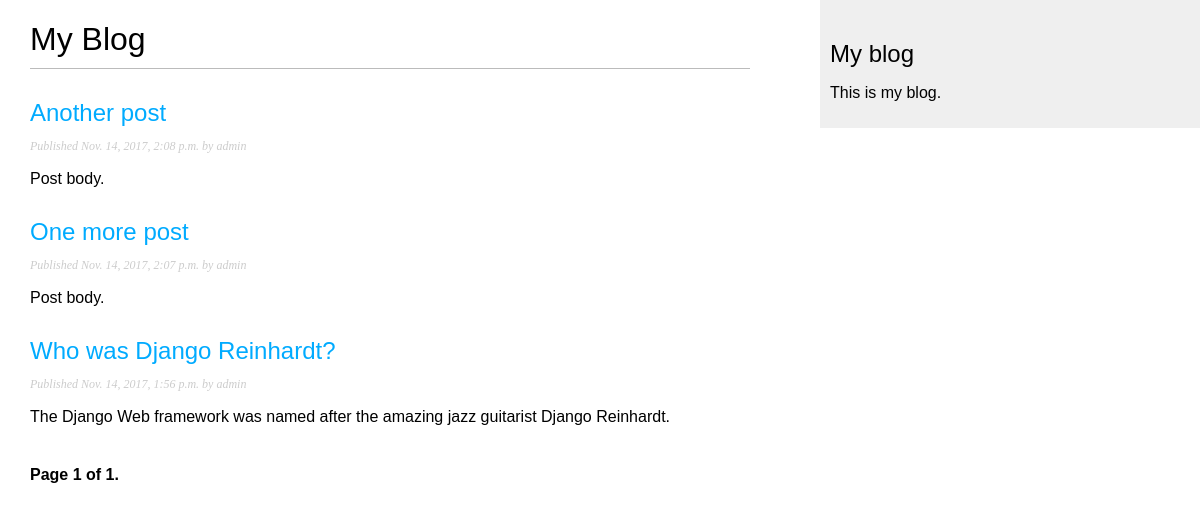
Screenshot of /blog/ with the database file from the repository.
### blog/models.py (models this page shows, shortened)
class Post(models.Model):
    STATUS_CHOICES = (
        ('draft', 'Draft'),
        ('published', 'Published'),
    )
    title = models.CharField(max_length=250)
    slug = models.SlugField(max_length=250, unique_for_date='publish')
    author = models.ForeignKey(User, related_name='blog_posts')
    body = models.TextField()
    publish = models.DateTimeField(default=timezone.now)
    created = models.DateTimeField(auto_now_add=True)
    updated = models.DateTimeField(auto_now=True)
    status = models.CharField(max_length=10, choices=STATUS_CHOICES, default='draft')
    objects = models.Manager()  # The default manager.
    published = PublishedManager()  # Our custom manager.
    class Meta:
        ordering = ('-publish',)
    def get_absolute_url(self):
        return reverse('blog:post_detail',
                       args=[self.publish.year,
                             self.publish.strftime('%m'),
                             self.publish.strftime('%d'),
                             self.slug])

### blog/views.py (the view)
class PostListView(ListView):
    queryset = Post.objects.all()
    context_object_name = 'posts'
    paginate_by = 3
    template_name = 'blog/post/list.html'

### blog/templates/blog/post/list.html (shortened to what this page needs)
{% extends "blog/base.html" %}
{% block content %}
    <h1>My Blog</h1>
    {% for post in posts %}
        <h2>
            <a href="{{ post.get_absolute_url }}">{{ post.title }}</a>
        </h2>
        <p class="date">
            Published {{ post.publish }} by {{ post.author }}
        </p>
        {{ post.body|truncatewords:30|linebreaks }}
    {% endfor %}
    {% include "pagination.html" with page=page_obj %}
{% endblock %}

### blog/templates/blog/base.html (shortened to what this page needs)
{% load staticfiles %}
<!DOCTYPE html>
<html lang="en">
<head>
    <link rel="stylesheet" href="{% static "css/blog.css" %}">
</head>
<body>
    <div id="content">
        {% block content %}
        {% endblock %}
    </div>
    <div id="sidebar">
        <h2>My blog</h2>
        <p>This is my blog.</p>
    </div>
</body>
</html>

### blog/templates/pagination.html (shortened to what this page needs)
<div class="pagination">
    <span class="step-links">
        <span class="current">
            Page {{ page.number }} of {{ page.paginator.num_pages }}.
        </span>
    </span>
</div>

### blog/static/css/blog.css (style rules this page uses)
body { margin:0; padding:0; font-family:helvetica, sans-serif; }
a { color:#00abff; text-decoration:none; }
h1 { font-weight:normal; border-bottom:1px solid #bbb; padding:0 0 10px 0; }
h2 { font-weight:normal; margin:30px 0 0; }
#content { float:left; width:60%; padding:0 0 0 30px; }
#sidebar { float:right; width:30%; padding:10px; background:#efefef; height:100%; }
p.date { color:#ccc; font-family: georgia, serif; font-size: 12px; font-style: italic; }
.pagination { margin:40px 0; font-weight:bold; }

### rows the page displays
Post: title "Another post", publish "Nov. 14, 2017, 2:08 p.m.", author "admin", body "Post body."
Post: title "One more post", publish "Nov. 14, 2017, 2:07 p.m.", author "admin", body "Post body."
Post: title "Who was Django Reinhardt?", publish "Nov. 14, 2017, 1:56 p.m.", author "admin", body "The Django Web framework was named after the amazing jazz guitarist Django Reinhardt."

### other values shown
{{ page.number }} "1"
{{ page.paginator.num_pages }} "1"
